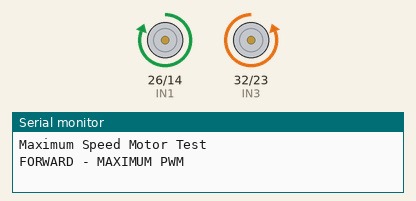
Simulated run of this sketch. Board: ESP32. Parts: motor-driver pin pairs drawn as motors (green arrow = first pin HIGH = forward, orange = second pin HIGH = backward, longer = more drive, scaled by the enable pin), the last lines printed to the serial monitor.

Above: at 3.0 s.
At 6.5 s:
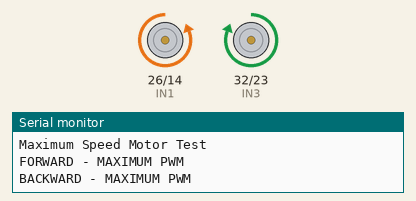
At 9.0 s:
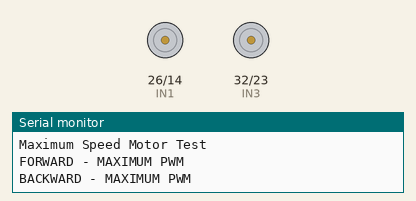
Timing chart, 0 to 13.1 s (numbered marks = the images above):
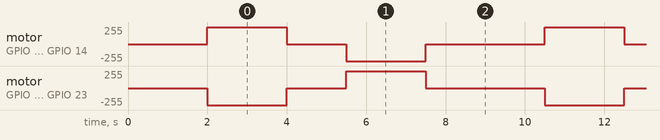

The sketch:

motor_movement_test.ino
```cpp
#include <Arduino.h>

// L298N motor driver pins
#define ENA 25
#define IN1 26
#define IN2 14

#define ENB 33
#define IN3 32
#define IN4 23

// Maximum PWM command: 0-255
const int MAX_SPEED = 255;

// Set true if the right motor's electrical
// direction must be reversed for forward travel.
const bool REVERSE_RIGHT_MOTOR = true;

void stopMotors() {
  analogWrite(ENA, 0);
  analogWrite(ENB, 0);

  digitalWrite(IN1, LOW);
  digitalWrite(IN2, LOW);
  digitalWrite(IN3, LOW);
  digitalWrite(IN4, LOW);
}

void moveForward() {
  // Left motor forward
  digitalWrite(IN1, HIGH);
  digitalWrite(IN2, LOW);

  // Right motor forward
  digitalWrite(IN3, REVERSE_RIGHT_MOTOR ? LOW : HIGH);
  digitalWrite(IN4, REVERSE_RIGHT_MOTOR ? HIGH : LOW);

  analogWrite(ENA, MAX_SPEED);
  analogWrite(ENB, MAX_SPEED);
}

void moveBackward() {
  // Left motor backward
  digitalWrite(IN1, LOW);
  digitalWrite(IN2, HIGH);

  // Right motor backward
  digitalWrite(IN3, REVERSE_RIGHT_MOTOR ? HIGH : LOW);
  digitalWrite(IN4, REVERSE_RIGHT_MOTOR ? LOW : HIGH);

  analogWrite(ENA, MAX_SPEED);
  analogWrite(ENB, MAX_SPEED);
}

void setup() {
  Serial.begin(115200);

  pinMode(ENA, OUTPUT);
  pinMode(IN1, OUTPUT);
  pinMode(IN2, OUTPUT);

  pinMode(ENB, OUTPUT);
  pinMode(IN3, OUTPUT);
  pinMode(IN4, OUTPUT);

  stopMotors();

  Serial.println("Maximum Speed Motor Test");
  delay(2000);
}

void loop() {
  Serial.println("FORWARD - MAXIMUM PWM");
  moveForward();
  delay(2000);

  stopMotors();
  delay(1500);

  Serial.println("BACKWARD - MAXIMUM PWM");
  moveBackward();
  delay(2000);

  stopMotors();
  delay(3000);
}
```

Measured:
- by itself, motor on GPIO 26 (IN1) / GPIO 14 (IN2): repeats every 8.5 s: stopped 1.5 s, backward 255/255 2.0 s, stopped 3.0 s, forward 255/255 2.0 s
- by itself, motor on GPIO 32 (IN3) / GPIO 23 (IN4): repeats every 8.5 s: stopped 1.5 s, forward 255/255 2.0 s, stopped 3.0 s, backward 255/255 2.0 s
